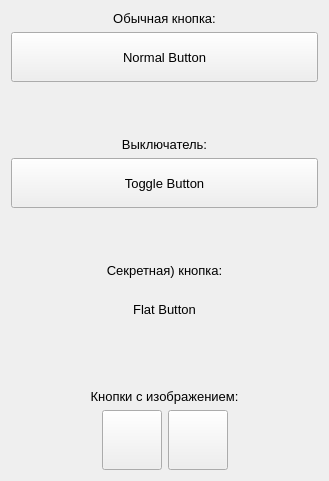
<?xml version="1.0" encoding="UTF-8"?>
<ui version="4.0">
 <class>Widget</class>
 <widget class="QWidget" name="Widget">
  <property name="geometry">
   <rect>
    <x>0</x>
    <y>0</y>
    <width>329</width>
    <height>481</height>
   </rect>
  </property>
  <property name="font">
   <font>
    <pointsize>10</pointsize>
   </font>
  </property>
  <property name="windowTitle">
   <string>Widget</string>
  </property>
  <layout class="QVBoxLayout" name="verticalLayout">
   <item>
    <widget class="QLabel" name="lblNormalBtn">
     <property name="sizePolicy">
      <sizepolicy hsizetype="Preferred" vsizetype="Maximum">
       <horstretch>0</horstretch>
       <verstretch>0</verstretch>
      </sizepolicy>
     </property>
     <property name="text">
      <string>Обычная кнопка:</string>
     </property>
     <property name="alignment">
      <set>Qt::AlignCenter</set>
     </property>
    </widget>
   </item>
   <item>
    <widget class="QPushButton" name="btnNormal">
     <property name="sizePolicy">
      <sizepolicy hsizetype="Minimum" vsizetype="Expanding">
       <horstretch>0</horstretch>
       <verstretch>0</verstretch>
      </sizepolicy>
     </property>
     <property name="text">
      <string>Normal Button</string>
     </property>
    </widget>
   </item>
   <item>
    <spacer name="verticalSpacer_2">
     <property name="orientation">
      <enum>Qt::Vertical</enum>
     </property>
     <property name="sizeHint" stdset="0">
      <size>
       <width>20</width>
       <height>37</height>
      </size>
     </property>
    </spacer>
   </item>
   <item>
    <widget class="QLabel" name="lblToggleBtn">
     <property name="sizePolicy">
      <sizepolicy hsizetype="Preferred" vsizetype="Maximum">
       <horstretch>0</horstretch>
       <verstretch>0</verstretch>
      </sizepolicy>
     </property>
     <property name="text">
      <string>Выключатель:</string>
     </property>
     <property name="alignment">
      <set>Qt::AlignCenter</set>
     </property>
    </widget>
   </item>
   <item>
    <widget class="QPushButton" name="btnToggle">
     <property name="sizePolicy">
      <sizepolicy hsizetype="Minimum" vsizetype="Expanding">
       <horstretch>0</horstretch>
       <verstretch>0</verstretch>
      </sizepolicy>
     </property>
     <property name="text">
      <string>Toggle Button</string>
     </property>
     <property name="checkable">
      <bool>true</bool>
     </property>
    </widget>
   </item>
   <item>
    <spacer name="verticalSpacer_3">
     <property name="orientation">
      <enum>Qt::Vertical</enum>
     </property>
     <property name="sizeHint" stdset="0">
      <size>
       <width>20</width>
       <height>37</height>
      </size>
     </property>
    </spacer>
   </item>
   <item>
    <widget class="QLabel" name="lblFlatBtn">
     <property name="sizePolicy">
      <sizepolicy hsizetype="Preferred" vsizetype="Maximum">
       <horstretch>0</horstretch>
       <verstretch>0</verstretch>
      </sizepolicy>
     </property>
     <property name="text">
      <string>Секретная) кнопка:</string>
     </property>
     <property name="alignment">
      <set>Qt::AlignCenter</set>
     </property>
    </widget>
   </item>
   <item>
    <widget class="QPushButton" name="btnFlat">
     <property name="sizePolicy">
      <sizepolicy hsizetype="Minimum" vsizetype="Expanding">
       <horstretch>0</horstretch>
       <verstretch>0</verstretch>
      </sizepolicy>
     </property>
     <property name="text">
      <string>Flat Button</string>
     </property>
     <property name="checkable">
      <bool>false</bool>
     </property>
     <property name="flat">
      <bool>true</bool>
     </property>
    </widget>
   </item>
   <item>
    <spacer name="verticalSpacer_4">
     <property name="orientation">
      <enum>Qt::Vertical</enum>
     </property>
     <property name="sizeHint" stdset="0">
      <size>
       <width>20</width>
       <height>37</height>
      </size>
     </property>
    </spacer>
   </item>
   <item>
    <widget class="QLabel" name="lblPixBtn">
     <property name="sizePolicy">
      <sizepolicy hsizetype="Preferred" vsizetype="Maximum">
       <horstretch>0</horstretch>
       <verstretch>0</verstretch>
      </sizepolicy>
     </property>
     <property name="text">
      <string>Кнопки с изображением:</string>
     </property>
     <property name="alignment">
      <set>Qt::AlignCenter</set>
     </property>
    </widget>
   </item>
   <item>
    <layout class="QHBoxLayout" name="horizontalLayout">
     <item>
      <spacer name="horizontalSpacer_2">
       <property name="orientation">
        <enum>Qt::Horizontal</enum>
       </property>
       <property name="sizeHint" stdset="0">
        <size>
         <width>40</width>
         <height>20</height>
        </size>
       </property>
      </spacer>
     </item>
     <item>
      <widget class="QPushButton" name="btnLeft">
       <property name="sizePolicy">
        <sizepolicy hsizetype="Fixed" vsizetype="Fixed">
         <horstretch>0</horstretch>
         <verstretch>0</verstretch>
        </sizepolicy>
       </property>
       <property name="minimumSize">
        <size>
         <width>60</width>
         <height>60</height>
        </size>
       </property>
       <property name="text">
        <string/>
       </property>
       <property name="iconSize">
        <size>
         <width>60</width>
         <height>60</height>
        </size>
       </property>
       <property name="checkable">
        <bool>false</bool>
       </property>
      </widget>
     </item>
     <item>
      <widget class="QPushButton" name="btnRight">
       <property name="sizePolicy">
        <sizepolicy hsizetype="Fixed" vsizetype="Fixed">
         <horstretch>0</horstretch>
         <verstretch>0</verstretch>
        </sizepolicy>
       </property>
       <property name="minimumSize">
        <size>
         <width>60</width>
         <height>60</height>
        </size>
       </property>
       <property name="text">
        <string/>
       </property>
       <property name="checkable">
        <bool>true</bool>
       </property>
      </widget>
     </item>
     <item>
      <spacer name="horizontalSpacer">
       <property name="orientation">
        <enum>Qt::Horizontal</enum>
       </property>
       <property name="sizeHint" stdset="0">
        <size>
         <width>40</width>
         <height>20</height>
        </size>
       </property>
      </spacer>
     </item>
    </layout>
   </item>
  </layout>
 </widget>
 <layoutdefault spacing="6" margin="11"/>
 <resources/>
 <connections/>
</ui>
